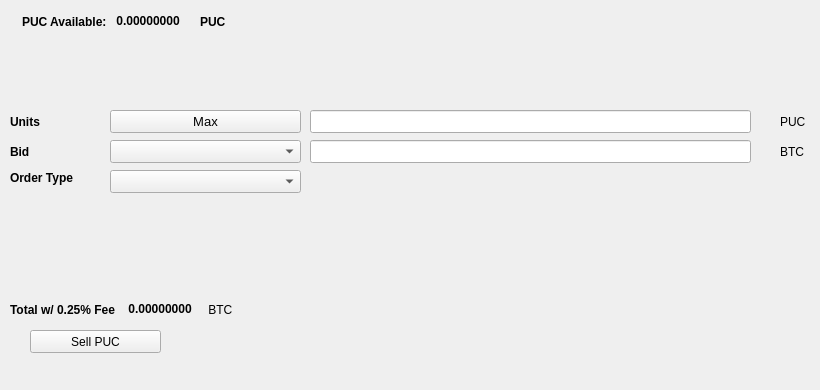
   <widget class="QWidget" name="SellTab">
    <attribute name="title">
     <string>Sell</string>
    </attribute>
    <widget class="QLabel" name="label_16">
     <property name="geometry">
      <rect>
       <x>780</x>
       <y>140</y>
       <width>31</width>
       <height>23</height>
      </rect>
     </property>
     <property name="text">
      <string>BTC</string>
     </property>
    </widget>
    <widget class="QComboBox" name="SellBidcomboBox">
     <property name="geometry">
      <rect>
       <x>110</x>
       <y>140</y>
       <width>191</width>
       <height>23</height>
      </rect>
     </property>
     <property name="font">
      <font>
       <pointsize>10</pointsize>
      </font>
     </property>
    </widget>
    <widget class="QLabel" name="label_18">
     <property name="geometry">
      <rect>
       <x>10</x>
       <y>110</y>
       <width>46</width>
       <height>23</height>
      </rect>
     </property>
     <property name="font">
      <font>
       <weight>75</weight>
       <bold>true</bold>
      </font>
     </property>
     <property name="text">
      <string>Units</string>
     </property>
    </widget>
    <widget class="QPushButton" name="Sell_Max_Amount">
     <property name="geometry">
      <rect>
       <x>110</x>
       <y>110</y>
       <width>191</width>
       <height>23</height>
      </rect>
     </property>
     <property name="font">
      <font>
       <pointsize>10</pointsize>
      </font>
     </property>
     <property name="text">
      <string>Max</string>
     </property>
    </widget>
    <widget class="QLabel" name="label_20">
     <property name="geometry">
      <rect>
       <x>10</x>
       <y>170</y>
       <width>91</width>
       <height>16</height>
      </rect>
     </property>
     <property name="font">
      <font>
       <weight>75</weight>
       <bold>true</bold>
      </font>
     </property>
     <property name="text">
      <string>Order Type</string>
     </property>
    </widget>
    <widget class="QComboBox" name="SellOrdertypeCombo">
     <property name="geometry">
      <rect>
       <x>110</x>
       <y>170</y>
       <width>191</width>
       <height>23</height>
      </rect>
     </property>
     <property name="font">
      <font>
       <pointsize>10</pointsize>
      </font>
     </property>
    </widget>
    <widget class="QLabel" name="label_21">
     <property name="geometry">
      <rect>
       <x>10</x>
       <y>140</y>
       <width>46</width>
       <height>23</height>
      </rect>
     </property>
     <property name="font">
      <font>
       <weight>75</weight>
       <bold>true</bold>
      </font>
     </property>
     <property name="text">
      <string>Bid</string>
     </property>
    </widget>
    <widget class="QLabel" name="label_22">
     <property name="geometry">
      <rect>
       <x>780</x>
       <y>110</y>
       <width>31</width>
       <height>23</height>
      </rect>
     </property>
     <property name="text">
      <string>PUC</string>
     </property>
    </widget>
    <widget class="QLineEdit" name="UnitsInputPUC">
     <property name="geometry">
      <rect>
       <x>310</x>
       <y>110</y>
       <width>441</width>
       <height>23</height>
      </rect>
     </property>
     <property name="font">
      <font>
       <pointsize>9</pointsize>
       <weight>75</weight>
       <bold>true</bold>
      </font>
     </property>
    </widget>
    <widget class="QLineEdit" name="SellBidPriceEdit">
     <property name="geometry">
      <rect>
       <x>310</x>
       <y>140</y>
       <width>441</width>
       <height>23</height>
      </rect>
     </property>
     <property name="font">
      <font>
       <pointsize>9</pointsize>
       <weight>75</weight>
       <bold>true</bold>
      </font>
     </property>
    </widget>
    <widget class="QPushButton" name="SellPUCBTN">
     <property name="geometry">
      <rect>
       <x>30</x>
       <y>330</y>
       <width>131</width>
       <height>23</height>
      </rect>
     </property>
     <property name="text">
      <string>Sell PUC</string>
     </property>
     <property name="icon">
      <iconset resource="../puc">
       <normaloff>:/icons/bitcoin</normaloff>:/icons/bitcoin</iconset>
     </property>
    </widget>
    <widget class="QWidget" name="layoutWidget3">
     <property name="geometry">
      <rect>
       <x>22</x>
       <y>12</y>
       <width>258</width>
       <height>19</height>
      </rect>
     </property>
     <layout class="QHBoxLayout" name="horizontalLayout">
      <item>
       <widget class="QLabel" name="label232_2">
        <property name="font">
         <font>
          <weight>75</weight>
          <bold>true</bold>
         </font>
        </property>
        <property name="text">
         <string>PUC Available:</string>
        </property>
       </widget>
      </item>
      <item>
       <widget class="QLabel" name="PUCAvailableLabel">
        <property name="palette">
         <palette>
          <active>
           <colorrole role="WindowText">
            <brush brushstyle="SolidPattern">
             <color alpha="255">
              <red>0</red>
              <green>0</green>
              <blue>0</blue>
             </color>
            </brush>
           </colorrole>
           <colorrole role="Button">
            <brush brushstyle="SolidPattern">
             <color alpha="255">
              <red>0</red>
              <green>170</green>
              <blue>0</blue>
             </color>
            </brush>
           </colorrole>
           <colorrole role="Light">
            <brush brushstyle="SolidPattern">
             <color alpha="255">
              <red>0</red>
              <green>255</green>
              <blue>0</blue>
             </color>
            </brush>
           </colorrole>
           <colorrole role="Midlight">
            <brush brushstyle="SolidPattern">
             <color alpha="255">
              <red>0</red>
              <green>212</green>
              <blue>0</blue>
             </color>
            </brush>
           </colorrole>
           <colorrole role="Dark">
            <brush brushstyle="SolidPattern">
             <color alpha="255">
              <red>0</red>
              <green>85</green>
              <blue>0</blue>
             </color>
            </brush>
           </colorrole>
           <colorrole role="Mid">
            <brush brushstyle="SolidPattern">
             <color alpha="255">
              <red>0</red>
              <green>113</green>
              <blue>0</blue>
             </color>
            </brush>
           </colorrole>
           <colorrole role="Text">
            <brush brushstyle="SolidPattern">
             <color alpha="255">
              <red>0</red>
              <green>170</green>
              <blue>0</blue>
             </color>
            </brush>
           </colorrole>
           <colorrole role="BrightText">
            <brush brushstyle="SolidPattern">
             <color alpha="255">
              <red>255</red>
              <green>255</green>
              <blue>255</blue>
             </color>
            </brush>
           </colorrole>
           <colorrole role="ButtonText">
            <brush brushstyle="SolidPattern">
             <color alpha="255">
              <red>0</red>
              <green>0</green>
              <blue>0</blue>
             </color>
            </brush>
           </colorrole>
           <colorrole role="Base">
            <brush brushstyle="SolidPattern">
             <color alpha="255">
              <red>255</red>
              <green>255</green>
              <blue>255</blue>
             </color>
            </brush>
           </colorrole>
           <colorrole role="Window">
            <brush brushstyle="SolidPattern">
             <color alpha="255">
              <red>0</red>
              <green>170</green>
              <blue>0</blue>
             </color>
            </brush>
           </colorrole>
           <colorrole role="Shadow">
            <brush brushstyle="SolidPattern">
             <color alpha="255">
              <red>0</red>
              <green>0</green>
              <blue>0</blue>
             </color>
            </brush>
           </colorrole>
           <colorrole role="AlternateBase">
            <brush brushstyle="SolidPattern">
             <color alpha="255">
              <red>127</red>
              <green>212</green>
              <blue>127</blue>
             </color>
            </brush>
           </colorrole>
           <colorrole role="ToolTipBase">
            <brush brushstyle="SolidPattern">
             <color alpha="255">
              <red>255</red>
              <green>255</green>
              <blue>220</blue>
             </color>
            </brush>
           </colorrole>
           <colorrole role="ToolTipText">
            <brush brushstyle="SolidPattern">
             <color alpha="255">
              <red>0</red>
              <green>0</green>
              <blue>0</blue>
             </color>
            </brush>
           </colorrole>
          </active>
          <inactive>
           <colorrole role="WindowText">
            <brush brushstyle="SolidPattern">
             <color alpha="255">
              <red>0</red>
              <green>0</green>
              <blue>0</blue>
             </color>
            </brush>
           </colorrole>
           <colorrole role="Button">
            <brush brushstyle="SolidPattern">
             <color alpha="255">
              <red>0</red>
              <green>170</green>
              <blue>0</blue>
             </color>
            </brush>
           </colorrole>
           <colorrole role="Light">
            <brush brushstyle="SolidPattern">
             <color alpha="255">
              <red>0</red>
              <green>255</green>
              <blue>0</blue>
             </color>
            </brush>
           </colorrole>
           <colorrole role="Midlight">
            <brush brushstyle="SolidPattern">
             <color alpha="255">
              <red>0</red>
              <green>212</green>
              <blue>0</blue>
             </color>
            </brush>
           </colorrole>
           <colorrole role="Dark">
            <brush brushstyle="SolidPattern">
             <color alpha="255">
              <red>0</red>
              <green>85</green>
              <blue>0</blue>
             </color>
            </brush>
           </colorrole>
           <colorrole role="Mid">
            <brush brushstyle="SolidPattern">
             <color alpha="255">
              <red>0</red>
              <green>113</green>
              <blue>0</blue>
             </color>
            </brush>
           </colorrole>
           <colorrole role="Text">
            <brush brushstyle="SolidPattern">
             <color alpha="255">
              <red>0</red>
              <green>170</green>
              <blue>0</blue>
             </color>
            </brush>
           </colorrole>
           <colorrole role="BrightText">
            <brush brushstyle="SolidPattern">
             <color alpha="255">
              <red>255</red>
              <green>255</green>
              <blue>255</blue>
             </color>
            </brush>
           </colorrole>
           <colorrole role="ButtonText">
            <brush brushstyle="SolidPattern">
             <color alpha="255">
              <red>0</red>
              <green>0</green>
              <blue>0</blue>
             </color>
            </brush>
           </colorrole>
           <colorrole role="Base">
            <brush brushstyle="SolidPattern">
             <color alpha="255">
              <red>255</red>
              <green>255</green>
              <blue>255</blue>
             </color>
            </brush>
           </colorrole>
           <colorrole role="Window">
            <brush brushstyle="SolidPattern">
             <color alpha="255">
              <red>0</red>
              <green>170</green>
              <blue>0</blue>
             </color>
            </brush>
           </colorrole>
           <colorrole role="Shadow">
            <brush brushstyle="SolidPattern">
             <color alpha="255">
              <red>0</red>
              <green>0</green>
              <blue>0</blue>
             </color>
            </brush>
           </colorrole>
           <colorrole role="AlternateBase">
            <brush brushstyle="SolidPattern">
             <color alpha="255">
              <red>127</red>
              <green>212</green>
              <blue>127</blue>
             </color>
            </brush>
           </colorrole>
           <colorrole role="ToolTipBase">
            <brush brushstyle="SolidPattern">
             <color alpha="255">
              <red>255</red>
              <green>255</green>
              <blue>220</blue>
             </color>
            </brush>
           </colorrole>
           <colorrole role="ToolTipText">
            <brush brushstyle="SolidPattern">
             <color alpha="255">
              <red>0</red>
              <green>0</green>
              <blue>0</blue>
             </color>
            </brush>
           </colorrole>
          </inactive>
          <disabled>
           <colorrole role="WindowText">
            <brush brushstyle="SolidPattern">
             <color alpha="255">
              <red>0</red>
              <green>85</green>
              <blue>0</blue>
             </color>
            </brush>
           </colorrole>
           <colorrole role="Button">
            <brush brushstyle="SolidPattern">
             <color alpha="255">
              <red>0</red>
              <green>170</green>
              <blue>0</blue>
             </color>
            </brush>
           </colorrole>
           <colorrole role="Light">
            <brush brushstyle="SolidPattern">
             <color alpha="255">
              <red>0</red>
              <green>255</green>
              <blue>0</blue>
             </color>
            </brush>
           </colorrole>
           <colorrole role="Midlight">
            <brush brushstyle="SolidPattern">
             <color alpha="255">
              <red>0</red>
              <green>212</green>
              <blue>0</blue>
             </color>
            </brush>
           </colorrole>
           <colorrole role="Dark">
            <brush brushstyle="SolidPattern">
             <color alpha="255">
              <red>0</red>
              <green>85</green>
              <blue>0</blue>
             </color>
            </brush>
           </colorrole>
           <colorrole role="Mid">
            <brush brushstyle="SolidPattern">
             <color alpha="255">
              <red>0</red>
              <green>113</green>
              <blue>0</blue>
             </color>
            </brush>
           </colorrole>
           <colorrole role="Text">
            <brush brushstyle="SolidPattern">
             <color alpha="255">
              <red>0</red>
              <green>85</green>
              <blue>0</blue>
             </color>
            </brush>
           </colorrole>
           <colorrole role="BrightText">
            <brush brushstyle="SolidPattern">
             <color alpha="255">
              <red>255</red>
              <green>255</green>
              <blue>255</blue>
             </color>
            </brush>
           </colorrole>
           <colorrole role="ButtonText">
            <brush brushstyle="SolidPattern">
             <color alpha="255">
              <red>0</red>
              <green>85</green>
              <blue>0</blue>
             </color>
            </brush>
           </colorrole>
           <colorrole role="Base">
            <brush brushstyle="SolidPattern">
             <color alpha="255">
              <red>0</red>
              <green>170</green>
              <blue>0</blue>
             </color>
            </brush>
           </colorrole>
           <colorrole role="Window">
            <brush brushstyle="SolidPattern">
             <color alpha="255">
              <red>0</red>
              <green>170</green>
              <blue>0</blue>
             </color>
            </brush>
           </colorrole>
           <colorrole role="Shadow">
            <brush brushstyle="SolidPattern">
             <color alpha="255">
              <red>0</red>
              <green>0</green>
              <blue>0</blue>
             </color>
            </brush>
           </colorrole>
           <colorrole role="AlternateBase">
            <brush brushstyle="SolidPattern">
             <color alpha="255">
              <red>0</red>
              <green>170</green>
              <blue>0</blue>
             </color>
            </brush>
           </colorrole>
           <colorrole role="ToolTipBase">
            <brush brushstyle="SolidPattern">
             <color alpha="255">
              <red>255</red>
              <green>255</green>
              <blue>220</blue>
             </color>
            </brush>
           </colorrole>
           <colorrole role="ToolTipText">
            <brush brushstyle="SolidPattern">
             <color alpha="255">
              <red>0</red>
              <green>0</green>
              <blue>0</blue>
             </color>
            </brush>
           </colorrole>
          </disabled>
         </palette>
        </property>
        <property name="font">
         <font>
          <weight>75</weight>
          <bold>true</bold>
         </font>
        </property>
        <property name="text">
         <string> 0.00000000 </string>
        </property>
        <property name="textInteractionFlags">
         <set>Qt::LinksAccessibleByMouse|Qt::TextSelectableByKeyboard|Qt::TextSelectableByMouse</set>
        </property>
       </widget>
      </item>
      <item>
       <widget class="QLabel" name="labelPUC">
        <property name="font">
         <font>
          <weight>75</weight>
          <bold>true</bold>
         </font>
        </property>
        <property name="text">
         <string>PUC</string>
        </property>
       </widget>
      </item>
     </layout>
    </widget>
    <widget class="QWidget" name="layoutWidget">
     <property name="geometry">
      <rect>
       <x>10</x>
       <y>300</y>
       <width>268</width>
       <height>19</height>
      </rect>
     </property>
     <layout class="QHBoxLayout" name="horizontalLayout_2">
      <item>
       <widget class="QLabel" name="label_19">
        <property name="font">
         <font>
          <weight>75</weight>
          <bold>true</bold>
         </font>
        </property>
        <property name="text">
         <string>Total w/ 0.25% Fee </string>
        </property>
       </widget>
      </item>
      <item>
       <widget class="QLabel" name="SellCostLabel">
        <property name="palette">
         <palette>
          <active>
           <colorrole role="WindowText">
            <brush brushstyle="SolidPattern">
             <color alpha="255">
              <red>0</red>
              <green>0</green>
              <blue>0</blue>
             </color>
            </brush>
           </colorrole>
           <colorrole role="Button">
            <brush brushstyle="SolidPattern">
             <color alpha="255">
              <red>0</red>
              <green>170</green>
              <blue>0</blue>
             </color>
            </brush>
           </colorrole>
           <colorrole role="Light">
            <brush brushstyle="SolidPattern">
             <color alpha="255">
              <red>0</red>
              <green>255</green>
              <blue>0</blue>
             </color>
            </brush>
           </colorrole>
           <colorrole role="Midlight">
            <brush brushstyle="SolidPattern">
             <color alpha="255">
              <red>0</red>
              <green>212</green>
              <blue>0</blue>
             </color>
            </brush>
           </colorrole>
           <colorrole role="Dark">
            <brush brushstyle="SolidPattern">
             <color alpha="255">
              <red>0</red>
              <green>85</green>
              <blue>0</blue>
             </color>
            </brush>
           </colorrole>
           <colorrole role="Mid">
            <brush brushstyle="SolidPattern">
             <color alpha="255">
              <red>0</red>
              <green>113</green>
              <blue>0</blue>
             </color>
            </brush>
           </colorrole>
           <colorrole role="Text">
            <brush brushstyle="SolidPattern">
             <color alpha="255">
              <red>0</red>
              <green>170</green>
              <blue>0</blue>
             </color>
            </brush>
           </colorrole>
           <colorrole role="BrightText">
            <brush brushstyle="SolidPattern">
             <color alpha="255">
              <red>255</red>
              <green>255</green>
              <blue>255</blue>
             </color>
            </brush>
           </colorrole>
           <colorrole role="ButtonText">
            <brush brushstyle="SolidPattern">
             <color alpha="255">
              <red>0</red>
              <green>0</green>
              <blue>0</blue>
             </color>
            </brush>
           </colorrole>
           <colorrole role="Base">
            <brush brushstyle="SolidPattern">
             <color alpha="255">
              <red>255</red>
              <green>255</green>
              <blue>255</blue>
             </color>
            </brush>
           </colorrole>
           <colorrole role="Window">
            <brush brushstyle="SolidPattern">
             <color alpha="255">
              <red>0</red>
              <green>170</green>
              <blue>0</blue>
             </color>
            </brush>
           </colorrole>
           <colorrole role="Shadow">
            <brush brushstyle="SolidPattern">
             <color alpha="255">
              <red>0</red>
              <green>0</green>
              <blue>0</blue>
             </color>
            </brush>
           </colorrole>
           <colorrole role="AlternateBase">
            <brush brushstyle="SolidPattern">
             <color alpha="255">
              <red>127</red>
              <green>212</green>
              <blue>127</blue>
             </color>
            </brush>
           </colorrole>
           <colorrole role="ToolTipBase">
            <brush brushstyle="SolidPattern">
             <color alpha="255">
              <red>255</red>
              <green>255</green>
              <blue>220</blue>
             </color>
            </brush>
           </colorrole>
           <colorrole role="ToolTipText">
            <brush brushstyle="SolidPattern">
             <color alpha="255">
              <red>0</red>
              <green>0</green>
              <blue>0</blue>
             </color>
            </brush>
           </colorrole>
          </active>
          <inactive>
           <colorrole role="WindowText">
            <brush brushstyle="SolidPattern">
             <color alpha="255">
              <red>0</red>
              <green>0</green>
              <blue>0</blue>
             </color>
            </brush>
           </colorrole>
           <colorrole role="Button">
            <brush brushstyle="SolidPattern">
             <color alpha="255">
              <red>0</red>
              <green>170</green>
              <blue>0</blue>
             </color>
            </brush>
           </colorrole>
           <colorrole role="Light">
            <brush brushstyle="SolidPattern">
             <color alpha="255">
              <red>0</red>
              <green>255</green>
              <blue>0</blue>
             </color>
            </brush>
           </colorrole>
           <colorrole role="Midlight">
            <brush brushstyle="SolidPattern">
             <color alpha="255">
              <red>0</red>
              <green>212</green>
              <blue>0</blue>
             </color>
            </brush>
           </colorrole>
           <colorrole role="Dark">
            <brush brushstyle="SolidPattern">
             <color alpha="255">
              <red>0</red>
              <green>85</green>
              <blue>0</blue>
             </color>
            </brush>
           </colorrole>
           <colorrole role="Mid">
            <brush brushstyle="SolidPattern">
             <color alpha="255">
              <red>0</red>
              <green>113</green>
              <blue>0</blue>
             </color>
            </brush>
           </colorrole>
           <colorrole role="Text">
            <brush brushstyle="SolidPattern">
             <color alpha="255">
              <red>0</red>
              <green>170</green>
              <blue>0</blue>
             </color>
            </brush>
           </colorrole>
           <colorrole role="BrightText">
            <brush brushstyle="SolidPattern">
             <color alpha="255">
              <red>255</red>
              <green>255</green>
              <blue>255</blue>
             </color>
            </brush>
           </colorrole>
           <colorrole role="ButtonText">
            <brush brushstyle="SolidPattern">
             <color alpha="255">
              <red>0</red>
              <green>0</green>
              <blue>0</blue>
             </color>
            </brush>
           </colorrole>
           <colorrole role="Base">
            <brush brushstyle="SolidPattern">
             <color alpha="255">
              <red>255</red>
              <green>255</green>
              <blue>255</blue>
             </color>
            </brush>
           </colorrole>
           <colorrole role="Window">
            <brush brushstyle="SolidPattern">
             <color alpha="255">
              <red>0</red>
              <green>170</green>
              <blue>0</blue>
             </color>
            </brush>
           </colorrole>
           <colorrole role="Shadow">
            <brush brushstyle="SolidPattern">
             <color alpha="255">
              <red>0</red>
              <green>0</green>
              <blue>0</blue>
             </color>
            </brush>
           </colorrole>
           <colorrole role="AlternateBase">
            <brush brushstyle="SolidPattern">
             <color alpha="255">
              <red>127</red>
              <green>212</green>
              <blue>127</blue>
             </color>
            </brush>
           </colorrole>
           <colorrole role="ToolTipBase">
            <brush brushstyle="SolidPattern">
             <color alpha="255">
              <red>255</red>
              <green>255</green>
              <blue>220</blue>
             </color>
            </brush>
           </colorrole>
           <colorrole role="ToolTipText">
            <brush brushstyle="SolidPattern">
             <color alpha="255">
              <red>0</red>
              <green>0</green>
              <blue>0</blue>
             </color>
            </brush>
           </colorrole>
          </inactive>
          <disabled>
           <colorrole role="WindowText">
            <brush brushstyle="SolidPattern">
             <color alpha="255">
              <red>0</red>
              <green>85</green>
              <blue>0</blue>
             </color>
            </brush>
           </colorrole>
           <colorrole role="Button">
            <brush brushstyle="SolidPattern">
             <color alpha="255">
              <red>0</red>
              <green>170</green>
              <blue>0</blue>
             </color>
            </brush>
           </colorrole>
           <colorrole role="Light">
            <brush brushstyle="SolidPattern">
             <color alpha="255">
              <red>0</red>
              <green>255</green>
              <blue>0</blue>
             </color>
            </brush>
           </colorrole>
           <colorrole role="Midlight">
            <brush brushstyle="SolidPattern">
             <color alpha="255">
              <red>0</red>
              <green>212</green>
              <blue>0</blue>
             </color>
            </brush>
           </colorrole>
           <colorrole role="Dark">
            <brush brushstyle="SolidPattern">
             <color alpha="255">
              <red>0</red>
              <green>85</green>
              <blue>0</blue>
             </color>
            </brush>
           </colorrole>
           <colorrole role="Mid">
            <brush brushstyle="SolidPattern">
             <color alpha="255">
              <red>0</red>
              <green>113</green>
              <blue>0</blue>
             </color>
            </brush>
           </colorrole>
           <colorrole role="Text">
            <brush brushstyle="SolidPattern">
             <color alpha="255">
              <red>0</red>
              <green>85</green>
              <blue>0</blue>
             </color>
            </brush>
           </colorrole>
           <colorrole role="BrightText">
            <brush brushstyle="SolidPattern">
             <color alpha="255">
              <red>255</red>
              <green>255</green>
              <blue>255</blue>
             </color>
            </brush>
           </colorrole>
           <colorrole role="ButtonText">
            <brush brushstyle="SolidPattern">
             <color alpha="255">
              <red>0</red>
              <green>85</green>
              <blue>0</blue>
             </color>
            </brush>
           </colorrole>
           <colorrole role="Base">
            <brush brushstyle="SolidPattern">
             <color alpha="255">
              <red>0</red>
              <green>170</green>
              <blue>0</blue>
             </color>
            </brush>
           </colorrole>
           <colorrole role="Window">
            <brush brushstyle="SolidPattern">
             <color alpha="255">
              <red>0</red>
              <green>170</green>
              <blue>0</blue>
             </color>
            </brush>
           </colorrole>
           <colorrole role="Shadow">
            <brush brushstyle="SolidPattern">
             <color alpha="255">
              <red>0</red>
              <green>0</green>
              <blue>0</blue>
             </color>
            </brush>
           </colorrole>
           <colorrole role="AlternateBase">
            <brush brushstyle="SolidPattern">
             <color alpha="255">
              <red>0</red>
              <green>170</green>
              <blue>0</blue>
             </color>
            </brush>
           </colorrole>
           <colorrole role="ToolTipBase">
            <brush brushstyle="SolidPattern">
             <color alpha="255">
              <red>255</red>
              <green>255</green>
              <blue>220</blue>
             </color>
            </brush>
           </colorrole>
           <colorrole role="ToolTipText">
            <brush brushstyle="SolidPattern">
             <color alpha="255">
              <red>0</red>
              <green>0</green>
              <blue>0</blue>
             </color>
            </brush>
           </colorrole>
          </disabled>
         </palette>
        </property>
        <property name="font">
         <font>
          <weight>75</weight>
          <bold>true</bold>
         </font>
        </property>
        <property name="autoFillBackground">
         <bool>false</bool>
        </property>
        <property name="text">
         <string> 0.00000000</string>
        </property>
        <property name="textInteractionFlags">
         <set>Qt::LinksAccessibleByMouse|Qt::TextSelectableByMouse</set>
        </property>
       </widget>
      </item>
      <item>
       <widget class="QLabel" name="label_17">
        <property name="font">
         <font>
          <weight>50</weight>
          <bold>false</bold>
         </font>
        </property>
        <property name="text">
         <string> BTC</string>
        </property>
       </widget>
      </item>
     </layout>
    </widget>
    <widget class="QLabel" name="label_23">
     <property name="geometry">
      <rect>
       <x>460</x>
       <y>300</y>
       <width>281</width>
       <height>81</height>
      </rect>
     </property>
     <property name="text">
      <string/>
     </property>
     <property name="pixmap">
      <pixmap>:/images/bittrex</pixmap>
     </property>
    </widget>
   </widget>
